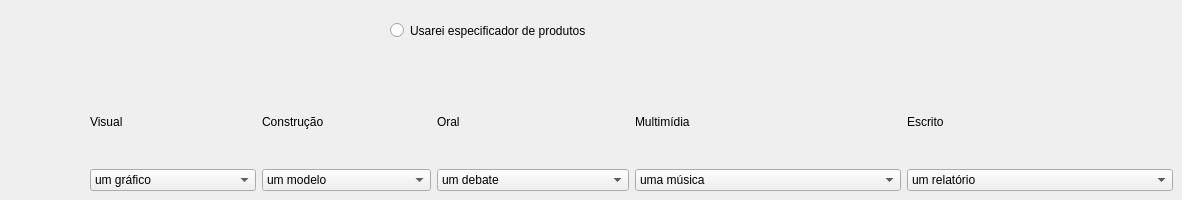
    <widget class="QWidget" name="tabProdutos">
     <attribute name="title">
      <string>Produtos</string>
     </attribute>
     <widget class="QWidget" name="layoutWidget">
      <property name="geometry">
       <rect>
        <x>90</x>
        <y>80</y>
        <width>1083</width>
        <height>111</height>
       </rect>
      </property>
      <layout class="QHBoxLayout" name="horizontalLayout_9">
       <item>
        <layout class="QHBoxLayout" name="horizontalLayout_8">
         <item>
          <layout class="QVBoxLayout" name="verticalLayout_13">
           <item>
            <widget class="QLabel" name="label_14">
             <property name="autoFillBackground">
              <bool>false</bool>
             </property>
             <property name="styleSheet">
              <string notr="true"/>
             </property>
             <property name="text">
              <string>Visual</string>
             </property>
            </widget>
           </item>
           <item>
            <widget class="QComboBox" name="produto_grafico">
             <item>
              <property name="text">
               <string>um gráfico</string>
              </property>
             </item>
             <item>
              <property name="text">
               <string>um desenho</string>
              </property>
             </item>
             <item>
              <property name="text">
               <string>uma linha do tempo</string>
              </property>
             </item>
             <item>
              <property name="text">
               <string>um diagrama</string>
              </property>
             </item>
             <item>
              <property name="text">
               <string>um mapa</string>
              </property>
             </item>
             <item>
              <property name="text">
               <string>um quadrinho</string>
              </property>
             </item>
             <item>
              <property name="text">
               <string>uma capa de livro</string>
              </property>
             </item>
             <item>
              <property name="text">
               <string>um poster</string>
              </property>
             </item>
            </widget>
           </item>
          </layout>
         </item>
         <item>
          <layout class="QVBoxLayout" name="verticalLayout_14">
           <item>
            <widget class="QLabel" name="label_15">
             <property name="autoFillBackground">
              <bool>false</bool>
             </property>
             <property name="styleSheet">
              <string notr="true"/>
             </property>
             <property name="text">
              <string>Construção</string>
             </property>
            </widget>
           </item>
           <item>
            <widget class="QComboBox" name="produto_construcao">
             <item>
              <property name="text">
               <string>um modelo</string>
              </property>
             </item>
             <item>
              <property name="text">
               <string>uma escultura</string>
              </property>
             </item>
             <item>
              <property name="text">
               <string>um diorama</string>
              </property>
             </item>
             <item>
              <property name="text">
               <string>uma miniatura</string>
              </property>
             </item>
             <item>
              <property name="text">
               <string>uma galeria de arte</string>
              </property>
             </item>
             <item>
              <property name="text">
               <string>uma exibição num museu</string>
              </property>
             </item>
             <item>
              <property name="text">
               <string>um mobil</string>
              </property>
             </item>
            </widget>
           </item>
          </layout>
         </item>
         <item>
          <layout class="QVBoxLayout" name="verticalLayout_15">
           <item>
            <widget class="QLabel" name="label_16">
             <property name="autoFillBackground">
              <bool>false</bool>
             </property>
             <property name="styleSheet">
              <string notr="true"/>
             </property>
             <property name="text">
              <string>Oral</string>
             </property>
            </widget>
           </item>
           <item>
            <widget class="QComboBox" name="produto_oral">
             <item>
              <property name="text">
               <string>um debate</string>
              </property>
             </item>
             <item>
              <property name="text">
               <string>um paínel de discussão</string>
              </property>
             </item>
             <item>
              <property name="text">
               <string>uma aula</string>
              </property>
             </item>
             <item>
              <property name="text">
               <string>um relatório</string>
              </property>
             </item>
             <item>
              <property name="text">
               <string>um jogo</string>
              </property>
             </item>
             <item>
              <property name="text">
               <string>uma peça de teatro</string>
              </property>
             </item>
             <item>
              <property name="text">
               <string>uma conferência de imprensa</string>
              </property>
             </item>
             <item>
              <property name="text">
               <string>um programa de entrevista</string>
              </property>
             </item>
             <item>
              <property name="text">
               <string>um monólogo</string>
              </property>
             </item>
             <item>
              <property name="text">
               <string>uma resenha de filme</string>
              </property>
             </item>
            </widget>
           </item>
          </layout>
         </item>
        </layout>
       </item>
       <item>
        <layout class="QHBoxLayout" name="horizontalLayout_7">
         <item>
          <layout class="QVBoxLayout" name="verticalLayout_16">
           <item>
            <widget class="QLabel" name="label_17">
             <property name="autoFillBackground">
              <bool>false</bool>
             </property>
             <property name="styleSheet">
              <string notr="true"/>
             </property>
             <property name="text">
              <string>Multimídia</string>
             </property>
            </widget>
           </item>
           <item>
            <widget class="QComboBox" name="produto_multimidia">
             <item>
              <property name="text">
               <string>uma música</string>
              </property>
             </item>
             <item>
              <property name="text">
               <string>um livro ilustrado</string>
              </property>
             </item>
             <item>
              <property name="text">
               <string>um jornal</string>
              </property>
             </item>
             <item>
              <property name="text">
               <string>um programa de tv</string>
              </property>
             </item>
             <item>
              <property name="text">
               <string>um PowerPoint</string>
              </property>
             </item>
             <item>
              <property name="text">
               <string>uma poesia em vídeo</string>
              </property>
             </item>
             <item>
              <property name="text">
               <string>um ensaio fotográfico</string>
              </property>
             </item>
             <item>
              <property name="text">
               <string>um website</string>
              </property>
             </item>
             <item>
              <property name="text">
               <string>um relatório de viagem em vídeo</string>
              </property>
             </item>
             <item>
              <property name="text">
               <string>uma reportagem</string>
              </property>
             </item>
            </widget>
           </item>
          </layout>
         </item>
         <item>
          <layout class="QVBoxLayout" name="verticalLayout_17">
           <item>
            <widget class="QLabel" name="label_18">
             <property name="autoFillBackground">
              <bool>false</bool>
             </property>
             <property name="styleSheet">
              <string notr="true"/>
             </property>
             <property name="text">
              <string>Escrito</string>
             </property>
            </widget>
           </item>
           <item>
            <widget class="QComboBox" name="produto_escrito">
             <item>
              <property name="text">
               <string>um relatório</string>
              </property>
             </item>
             <item>
              <property name="text">
               <string>um artigo</string>
              </property>
             </item>
             <item>
              <property name="text">
               <string>um ensaio persuasivo</string>
              </property>
             </item>
             <item>
              <property name="text">
               <string>uma sequência</string>
              </property>
             </item>
             <item>
              <property name="text">
               <string>uma carta</string>
              </property>
             </item>
             <item>
              <property name="text">
               <string>uma história infantil</string>
              </property>
             </item>
             <item>
              <property name="text">
               <string>um poema</string>
              </property>
             </item>
             <item>
              <property name="text">
               <string>uma música</string>
              </property>
             </item>
             <item>
              <property name="text">
               <string>um poema/música</string>
              </property>
             </item>
             <item>
              <property name="text">
               <string>um elogio</string>
              </property>
             </item>
             <item>
              <property name="text">
               <string>um diário</string>
              </property>
             </item>
             <item>
              <property name="text">
               <string>uma revisão</string>
              </property>
             </item>
            </widget>
           </item>
          </layout>
         </item>
        </layout>
       </item>
      </layout>
     </widget>
     <widget class="QRadioButton" name="radioButtonProdutos">
      <property name="geometry">
       <rect>
        <x>390</x>
        <y>20</y>
        <width>253</width>
        <height>21</height>
       </rect>
      </property>
      <property name="text">
       <string>Usarei especificador de produtos</string>
      </property>
     </widget>
    </widget>
